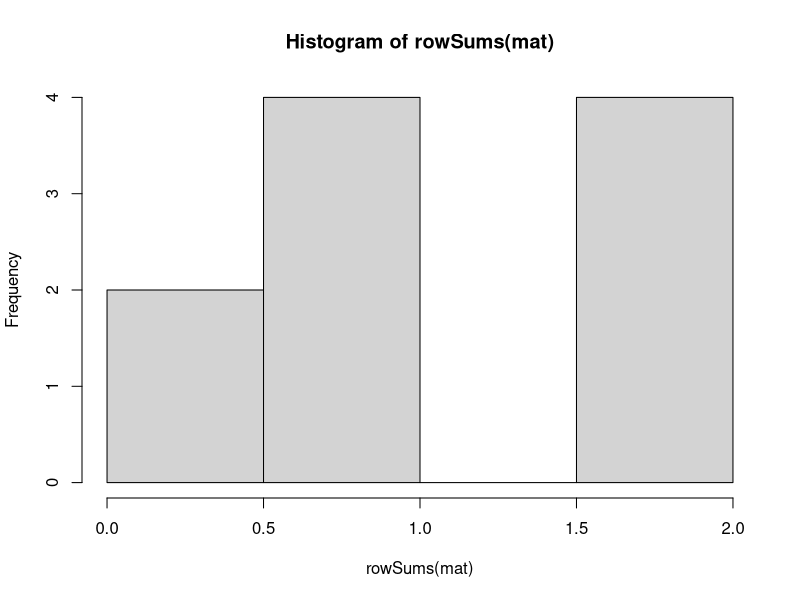
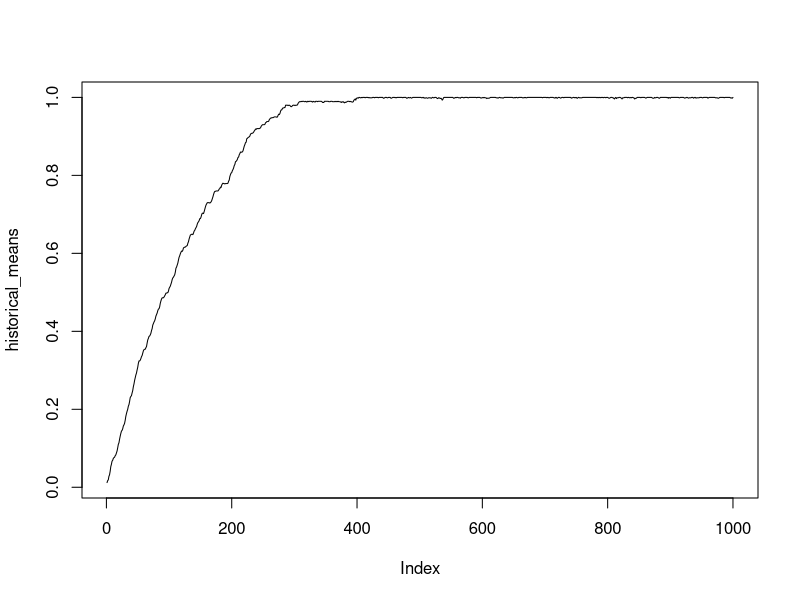

Source code (R) for these figures, in order:
# blend parent rows
blend <- function(x) {
  blnd <- numeric(ncol(x))
  for (i in 1:ncol(x)) {
    blnd[i] <- sample(x[,i],size=1) 
  }
  return(blnd)
}

# mutate a row
mutate <- function(row) {
  mt_gene <- sample(1:length(row),size=1)
  if (row[mt_gene] == 1) {
    row[mt_gene] <- 0 
  } else {
    row[mt_gene] <- 1
  }
  return(row)
}

mat <- matrix(nrow=10,ncol=100)

for (i in 1:nrow(mat)) { 
  mat[i,] <- sample(c(0,1),ncol(mat),replace=TRUE,prob=c(.99,.01))  
}
original <- mat
hist(rowSums(mat))

#new_mat<- mat[order(rowSums(mat),decreasing=TRUE),]

nkids <- (nrow(mat)*(nrow(mat)-1))/2
kids <- matrix(nrow=nkids,ncol=100)
ngen <- 1000
historical_means <- numeric(ngen)

for (g in 1:ngen) {
  historical_means[g] <- mean(rowMeans(mat))
  for (j in 1:nkids) {
    parents <- mat[combn(1:10,2)[,j],]
    kids[j,] <- blend(parents)
    if (runif(1) < .05) {
      kids[j,] <- mutate(kids[j,])
    }
  }

  num_best <- nrow(mat)/2
  kids <- kids[order(rowSums(kids),decreasing=TRUE),]
  best_of_breed <- kids[1:num_best,]
  others <- kids[sample((num_best+1):nrow(kids),size = num_best),]

  next_gen <- rbind(best_of_breed,others)
  mat <- next_gen
}
plot(historical_means,type="l")
